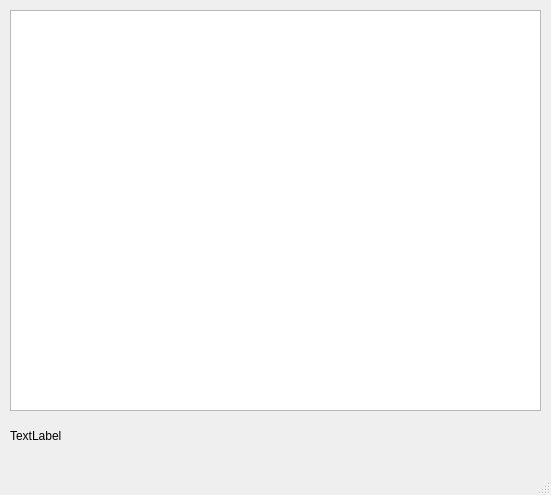
<?xml version="1.0" encoding="UTF-8"?>
<ui version="4.0">
 <class>MainWindow</class>
 <widget class="QMainWindow" name="MainWindow">
  <property name="geometry">
   <rect>
    <x>0</x>
    <y>0</y>
    <width>551</width>
    <height>495</height>
   </rect>
  </property>
  <property name="windowTitle">
   <string>MainWindow</string>
  </property>
  <widget class="QWidget" name="centralwidget">
   <widget class="QTreeView" name="fileTree">
    <property name="geometry">
     <rect>
      <x>10</x>
      <y>10</y>
      <width>531</width>
      <height>401</height>
     </rect>
    </property>
   </widget>
   <widget class="QLabel" name="label">
    <property name="geometry">
     <rect>
      <x>10</x>
      <y>420</y>
      <width>521</width>
      <height>31</height>
     </rect>
    </property>
    <property name="text">
     <string>TextLabel</string>
    </property>
   </widget>
  </widget>
  <widget class="QMenuBar" name="menubar">
   <property name="geometry">
    <rect>
     <x>0</x>
     <y>0</y>
     <width>551</width>
     <height>22</height>
    </rect>
   </property>
  </widget>
  <widget class="QStatusBar" name="statusbar"/>
 </widget>
 <resources/>
 <connections/>
</ui>
